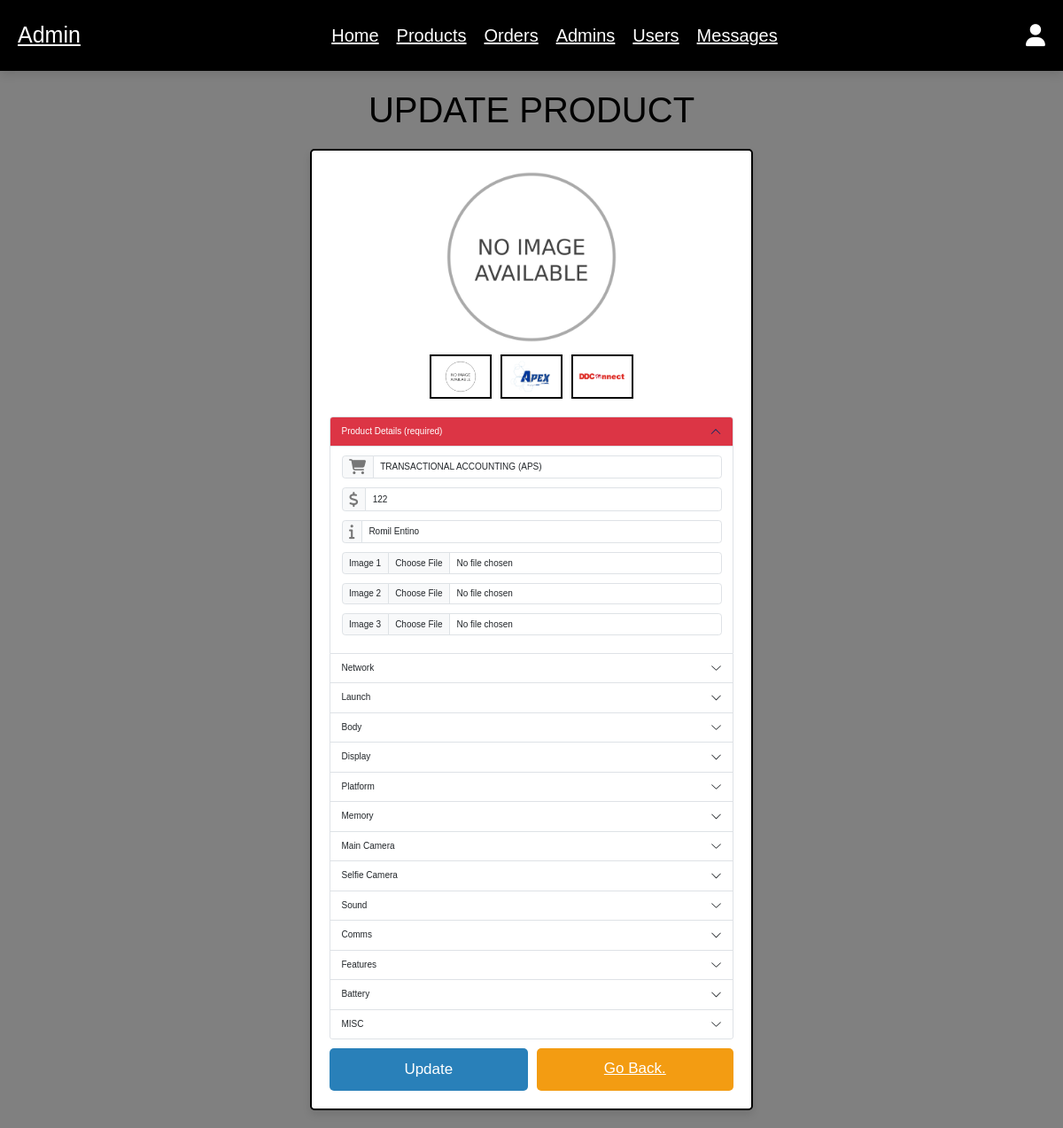
Screenshot of /admin/update_product.php?update=1 (signed in) with the database file from the repository.
### tables this page shows
CREATE TABLE `products` (
  `id` int NOT NULL AUTO_INCREMENT,
  `cid` int DEFAULT NULL,
  `name` varchar(100) NOT NULL,
  `details` varchar(500) NOT NULL,
  `price` int NOT NULL,
  `image_01` varchar(100) NOT NULL,
  `image_02` varchar(100) NOT NULL,
  `image_03` varchar(100) NOT NULL,
  `technology` varchar(255) DEFAULT NULL,
  `announced` varchar(255) DEFAULT NULL,
  `status` varchar(255) DEFAULT NULL,
  `dimensions` varchar(255) DEFAULT NULL,
  `weight` varchar(255) DEFAULT NULL,
  `build` varchar(255) DEFAULT NULL,
  `sim` longtext,
  `display_type` varchar(255) DEFAULT NULL,
  `size` varchar(255) DEFAULT NULL,
  `resolution` varchar(255) DEFAULT NULL,
  `protection` varchar(255) DEFAULT NULL,
  `os` varchar(255) DEFAULT NULL,
  `chipset` varchar(255) DEFAULT NULL,
  `cpu` varchar(255) DEFAULT NULL,
  `gpu` varchar(255) DEFAULT NULL,
  `mem_card_slot` varchar(255) DEFAULT NULL,
  `mem_internal` varchar(255) DEFAULT NULL,
  `mc_modules` varchar(255) DEFAULT NULL,
  `mc_features` varchar(255) DEFAULT NULL,
  `mc_video` varchar(255) DEFAULT NULL,
  `sc_modules` varchar(255) DEFAULT NULL,
  `sc_features` varchar(255) DEFAULT NULL,
  `sc_video` varchar(255) DEFAULT NULL,
  `loudspeaker` varchar(255) DEFAULT NULL,
  `sound_jack` varchar(255) DEFAULT NULL,
  `wlan` varchar(255) DEFAULT NULL,
  `bluetooth` varchar(255) DEFAULT NULL,
  `positioning` varchar(255) DEFAULT NULL,
  `nfc` varchar(255) DEFAULT NULL,
  `infrared_port` varchar(255) DEFAULT NULL,
  `radio` varchar(255) DEFAULT NULL,
  `usb` varchar(255) DEFAULT NULL,
  `sensors` varchar(255) DEFAULT NULL,
  `battery_type` varchar(255) DEFAULT NULL,
  `charging` varchar(255) DEFAULT NULL,
  `colors` varchar(255) DEFAULT NULL,
  `models` varchar(255) DEFAULT NULL,
  `compare_count` int NOT NULL DEFAULT '0',
  PRIMARY KEY (`id`),
  KEY `fk_category_idx` (`cid`),
  CONSTRAINT `fk_category` FOREIGN KEY (`cid`) REFERENCES `category` (`id`)
);

### admin/update_product.php (the view, shortened to what this page needs)
<?php
include '../components/connect.php';
?>
<!DOCTYPE html>
<html lang="en">
<head>
   <link rel="stylesheet" href="https://cdnjs.cloudflare.com/ajax/libs/font-awesome/6.1.1/css/all.min.css">
   <link rel="stylesheet" href="https://cdnjs.cloudflare.com/ajax/libs/bootstrap/5.3.0/css/bootstrap.min.css">
   <link rel="stylesheet" href="../css/admin_style.css">
</head>
<body>
   <?php include '../components/admin_header.php'; ?>
   <section class="update-product" style="width:100%">
      <h1 class="heading">Update Product</h1>
      <?php
      $update_id = $_GET['update'];
      $select_products = $conn->prepare("SELECT * FROM `products` WHERE id = ?");
      $select_products->execute([$update_id]);
      if ($select_products->rowCount() > 0) {
         while ($fetch_products = $select_products->fetch(PDO::FETCH_ASSOC)) {
      ?>
            <form action="" method="post" style="width:100%" enctype="multipart/form-data">
               <div>
                  <div class="image-container">
                     <div class="main-image">
                        <img src="../uploaded_img/<?= $fetch_products['image_01']; ?>" alt="">
                     </div>
                     <div class="sub-image">
                        <img src="../uploaded_img/<?= $fetch_products['image_01']; ?>" alt="">
                        <img src="../uploaded_img/<?= $fetch_products['image_02']; ?>" alt="">
                        <img src="../uploaded_img/<?= $fetch_products['image_03']; ?>" alt="">
                     </div>
                  </div>
                  <div class="accordion w-100" id="accordionExample2">
                     <div class="accordion-item">
                        <h2 class="accordion-header " id="headingOne2">
                           <button class="accordion-button bg-danger text-white" type="button" data-bs-toggle="collapse" data-bs-target="#collapseOne2" aria-expanded="true" aria-controls="collapseOne2">
                              Product Details (required)
                           </button>
                        </h2>
                        <div id="collapseOne2" class="accordion-collapse collapse show" aria-labelledby="headingOne2" data-bs-parent="#accordionExample2">
                           <div class="accordion-body">
                              <div class="input-group mb-3">
                                 <span class="input-group-text" id="basic-addon1"><i class="fa fa-shopping-cart" aria-hidden="true"></i></span>
                                 <input type="text" class="form-control" name="name" value="<?= $fetch_products['name']; ?>" placeholder="Product Name" aria-label="ProductName" aria-describedby="basic-addon1" required>
                              </div>
                              <div class="input-group mb-3">
                                 <span class="input-group-text" id="basic-addon2"><i class="fa fa-usd" aria-hidden="true"></i></span>
                                 <input type="number" min="0" max="9999999999" value="<?= $fetch_products['price']; ?>" class="form-control" onkeypress="if(this.value.length == 10) return false;" name="price" placeholder="Price" aria-label="Price" aria-describedby="basic-addon2" required>
                              </div>
                              <div class="input-group mb-3">
                                 <span class="input-group-text" id="basic-addon3"><i class="fa fa-info" aria-hidden="true"></i></span>
                                 <input type="text" name="details" value="<?= $fetch_products['details']; ?>" required maxlength="500" class="form-control" placeholder="Description" aria-label="Description" aria-describedby="basic-addon3" required>
                              </div>
                              <div class="input-group mb-3">
                                 <label class="input-group-text" for="inputGroupFile01">Image 1</label>
                                 <input type="file" class="form-control" id="inputGroupFile01" name="image_01" accept="image/jpg, image/jpeg, image/png, image/webp">
                              </div>
                              <div class="input-group mb-3">
                                 <label class="input-group-text" for="inputGroupFile02">Image 2</label>
                                 <input type="file" class="form-control" id="inputGroupFile02" name="image_02" accept="image/jpg, image/jpeg, image/png, image/webp">
                              </div>
                              <div class="input-group mb-3">
                                 <label class="input-group-text" for="inputGroupFile03">Image 3</label>
                                 <input type="file" class="form-control" id="inputGroupFile03" name="image_03" accept="image/jpg, image/jpeg, image/png, image/webp">
                              </div>
                           </div>
                        </div>
                     </div>
                     <div class="accordion-item">
                        <h2 class="accordion-header" id="headingTwo2">
                           <button class="accordion-button collapsed" type="button" data-bs-toggle="collapse" data-bs-target="#collapseTwo2" aria-expanded="false" aria-controls="collapseTwo2">
                              Network
                           </button>
                        </h2>
                     </div>
                     <div class="accordion-item">
                        <h2 class="accordion-header" id="headingThree2">
                           <button class="accordion-button collapsed" type="button" data-bs-toggle="collapse" data-bs-target="#collapseThree2" aria-expanded="false" aria-controls="collapseThree2">
                              Launch
                           </button>
                        </h2>
                     </div>
                     <div class="accordion-item">
                        <h2 class="accordion-header" id="heading3">
                           <button class="accordion-button collapsed" type="button" data-bs-toggle="collapse" data-bs-target="#collapse3" aria-expanded="false" aria-controls="collapse3">
                              Body
                           </button>
                        </h2>
                     </div>
                     <div class="accordion-item">
                        <h2 class="accordion-header" id="heading4">
                           <button class="accordion-button collapsed" type="button" data-bs-toggle="collapse" data-bs-target="#collapse4" aria-expanded="false" aria-controls="collapse4">
                              Display
                           </button>
                        </h2>
                     </div>
                     <div class="accordion-item">
                        <h2 class="accordion-header" id="heading5">
                           <button class="accordion-button collapsed" type="button" data-bs-toggle="collapse" data-bs-target="#collapse5" aria-expanded="false" aria-controls="collapse5">
                              Platform
                           </button>
                        </h2>
                     </div>
                     <div class="accordion-item">
                        <h2 class="accordion-header" id="heading6">
                           <button class="accordion-button collapsed" type="button" data-bs-toggle="collapse" data-bs-target="#collapse6" aria-expanded="false" aria-controls="collapse6">
                              Memory
                           </button>
                        </h2>
                     </div>
                     <div class="accordion-item">
                        <h2 class="accordion-header" id="heading7">
                           <button class="accordion-button collapsed" type="button" data-bs-toggle="collapse" data-bs-target="#collapse7" aria-expanded="false" aria-controls="collapse7">
                              Main Camera
                           </button>
                        </h2>
                     </div>
                     <div class="accordion-item">
                        <h2 class="accordion-header" id="heading8">
                           <button class="accordion-button collapsed" type="button" data-bs-toggle="collapse" data-bs-target="#collapse8" aria-expanded="false" aria-controls="collapse8">
                              Selfie Camera
                           </button>
                        </h2>
                     </div>
                     <div class="accordion-item">
                        <h2 class="accordion-header" id="heading9">
                           <button class="accordion-button collapsed" type="button" data-bs-toggle="collapse" data-bs-target="#collapse9" aria-expanded="false" aria-controls="collapse9">
                              Sound
                           </button>
                        </h2>
                     </div>
                     <div class="accordion-item">
                        <h2 class="accordion-header" id="heading10">
                           <button class="accordion-button collapsed" type="button" data-bs-toggle="collapse" data-bs-target="#collapse10" aria-expanded="false" aria-controls="collapse10">
                              Comms
                           </button>
                        </h2>
                     </div>
                     <div class="accordion-item">
                        <h2 class="accordion-header" id="heading11">
                           <button class="accordion-button collapsed" type="button" data-bs-toggle="collapse" data-bs-target="#collapse11" aria-expanded="false" aria-controls="collapse11">
                              Features
                           </button>
                        </h2>
                     </div>
                     <div class="accordion-item">
                        <h2 class="accordion-header" id="heading12">
                           <button class="accordion-button collapsed" type="button" data-bs-toggle="collapse" data-bs-target="#collapse12" aria-expanded="false" aria-controls="collapse12">
                              Battery
                           </button>
                        </h2>
                     </div>
                     <div class="accordion-item">
                        <h2 class="accordion-header" id="heading101">
                           <button class="accordion-button collapsed" type="button" data-bs-toggle="collapse" data-bs-target="#collapse101" aria-expanded="false" aria-controls="collapse101">
                              MISC
                           </button>
                        </h2>
                     </div>
                  </div>
               </div>
               <div class="flex-btn">
                  <input type="submit" name="update" class="btn" value="update">
                  <a href="products.php" class="option-btn">Go Back.</a>
               </div>
            </form>
      <?php
         }
      } else {
         echo '<p class="empty">no product found!</p>';
      }
      ?>
   </section>
</body>
</html>

### css/admin_style.css (style rules this page uses)
:root { --main-color:#2980b9; --orange:#f39c12; --red:#e74c3c; --black:#000000; --white:#fff; --light-color:#777; --light-bg:#f5f5f5; --border:.2rem solid var(--black); --box-shadow:0 .5rem 1rem rgba(0,0,0,.1); }
* { font-family: 'Poppins', sans-serif; margin:0; padding:0; box-sizing: border-box; outline: none; border:none; text-decoration: none; }
html { font-size: 62.5%; overflow-x: hidden; }
body { background-color: gray; }
section { padding:2rem; max-width: 1200px; margin:0 auto; }
.heading { font-size: 4rem; color:var(--black); margin-bottom: 2rem; text-align: center; text-transform: uppercase; }
.btn, .delete-btn, .option-btn { display: block; width: 100%; margin-top: 1rem; border-radius: .5rem; padding:1rem 3rem; font-size: 1.7rem; text-transform: capitalize; color:var(--white); cursor: pointer; text-align: center; }
.btn { background-color: var(--main-color); }
.option-btn { background-color: var(--orange); }
.flex-btn { display: flex; gap:1rem; }
.update-product form { background-color: var(--white); box-shadow: var(--box-shadow); border-radius: .5rem; border:var(--border); padding:2rem; max-width: 50rem; margin:0 auto; }
.update-product form .image-container { margin-bottom: 2rem; }
.update-product form .image-container .main-image img { height: 20rem; width: 100%; object-fit: contain; }
.update-product form .image-container .sub-image { display: flex; gap:1rem; justify-content: center; margin:1rem 0; }
.update-product form .image-container .sub-image img { height: 5rem; width: 7rem; object-fit: contain; padding:.5rem; border:var(--border); cursor: pointer; transition: .2s linear; }
.update-product form span { font-size: 1.7rem; color:var(--light-color); }

### rows the page displays
products: image_01 (placeholder picture), image_02 (picture), image_03 (picture), name "TRANSACTIONAL ACCOUNTING (APS)", price "122", details "Romil Entino"
